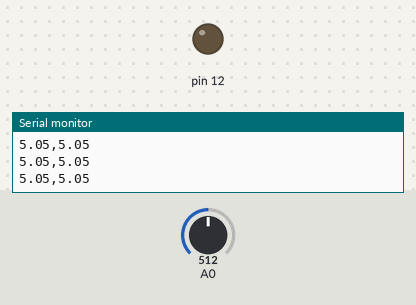
Bench run of a sketch on a simulated Arduino Uno, built with avr-gcc and run on an emulated ATmega328P. Parts: output pins drawn as LEDs (lit = HIGH), the last lines printed to the serial monitor. The inputs (shaded band) are chosen by the test bench; at power-on: A0 = 512.

Above: at 1.2 s.
1.3 s: A0 set to 716
At 3.24 s:
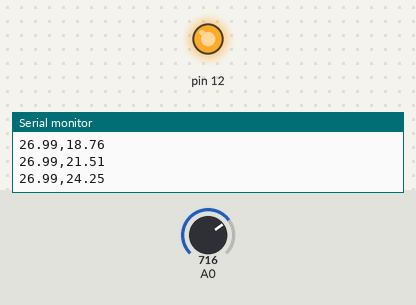
4.3 s: A0 set to 0
Timing chart, 0 to 7.3 s (numbered marks = the images above; inputs shaded):
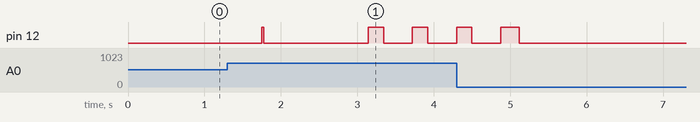

The sketch:

cricket.ino
```cpp
/* cricket
 *
 *  CSE 132 - Assignment 3
 *
 *  Fill this out so we know whose assignment this is.
 *
 *  Name: Jason Oberstein
 *  WUSTL Key: joberstein / 457621
 *
 *  and if two are partnered together
 *
 *  Name: Josh Gilberstadt
 *  WUSTL Key: josh.gilberstadt / 455174
 */

int rate = 250;
unsigned long next = 0;

const int filterCounts = 8;
float temperatures[filterCounts];
unsigned int count = 0;
float avg = 0;
boolean initial = true;

const int blink_duration = 200;
unsigned long next_blink = 0;
boolean on = false;

void setup() {
  Serial.begin(9600);
  pinMode(12, OUTPUT);
  pinMode(A0, INPUT);
  analogReference(INTERNAL);
}

void loop() {
   if (millis() > next_blink && !initial){
    int period = 60000/(7*(avg-10)+40);
    if (on) {
      digitalWrite(12, LOW);
      next_blink += period;
    } else {
      digitalWrite(12, HIGH);
      next_blink += blink_duration;
    }
    on = !on;
  }
  if (millis() > next) {
    avg -= temperatures[count] / 8.0;
    temperatures[count] = 100 * (analogRead(A0) / 930.0) - 50;

    if (initial) {
      if (count == 7) {
        initial = false;
      }

      avg = count * avg / (count + 1.0) + temperatures[count] / (count + 1.0);
    } else {
      avg += temperatures[count] / 8.0;
    }

//    Serial.print("average: ");
//    Serial.println(avg);
//    Serial.print("raw: ");
//    Serial.println(temperatures[count]);
    Serial.print(temperatures[count]);
    Serial.print(",");
    Serial.println(avg);

    count = (count + 1) % filterCounts;
    next += rate;
  }
}
```

Measured:
- after the input at 1.3 s, pin 12: goes HIGH 0.02 s, LOW 1.4 s, HIGH 0.20 s, LOW 0.38 s, HIGH 0.20 s, LOW 0.38 s, then HIGH, starting after 0.45 s
